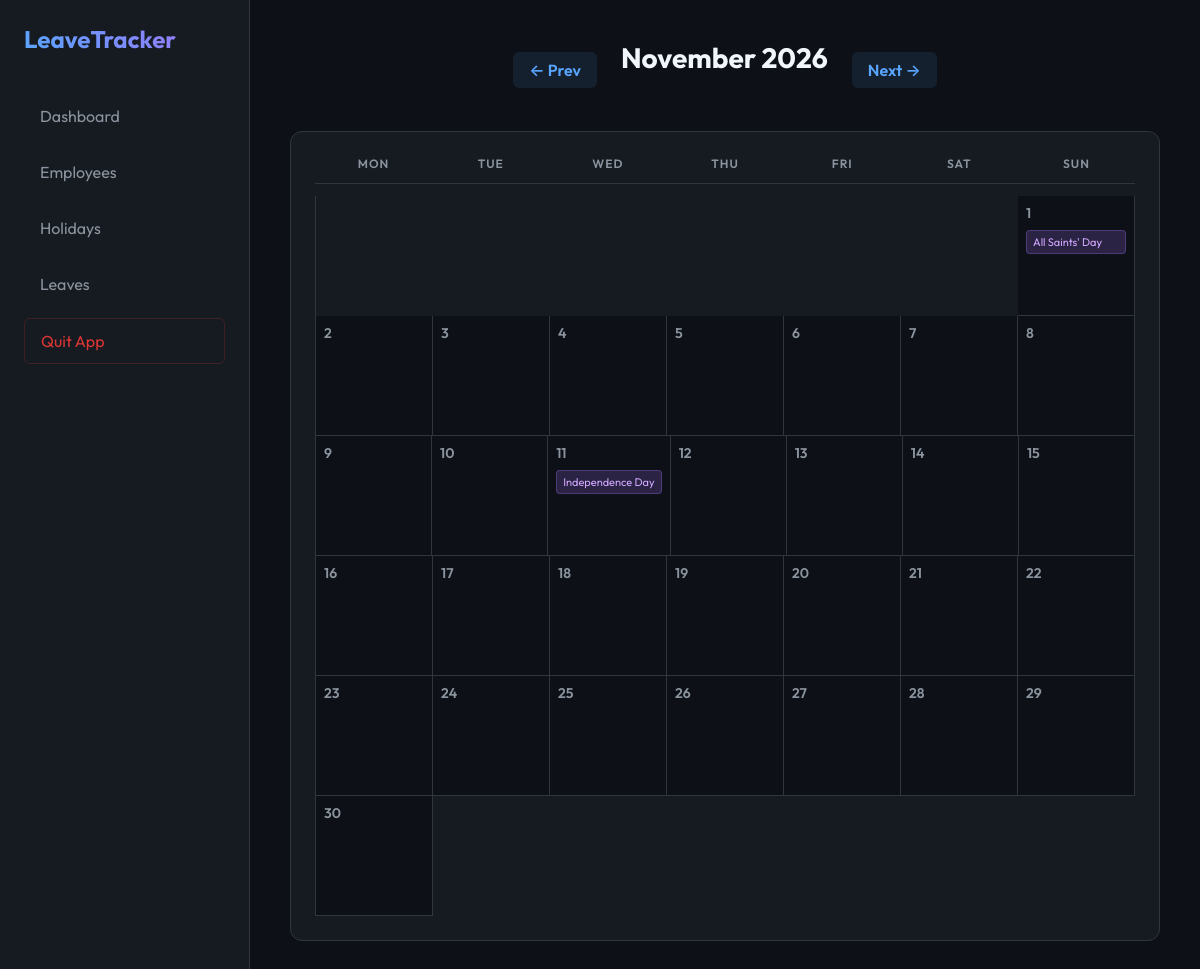
The page / on the database its author committed.
### tables this page shows
CREATE TABLE holidays (
            date TEXT PRIMARY KEY,
            name TEXT NOT NULL
        );

### webapp.py (the view)
@app.route('/')
def dashboard():
    today = datetime.now()
    year = int(request.args.get('year', today.year))
    month = int(request.args.get('month', today.month))
    import calendar
    _, last_day = calendar.monthrange(year, month)
    start_date = f"{year}-{month:02d}-01"
    end_date = f"{year}-{month:02d}-{last_day:02d}"
    events = tracker.get_monthly_data(start_date, end_date)
    cal = calendar.monthcalendar(year, month)
    calendar_data = []
    for week in cal:
        week_data = []
        for day in week:
            if day == 0:
                week_data.append(None)
            else:
                date_str = f"{year}-{month:02d}-{day:02d}"
                day_events = events.get(date_str)
                week_data.append({
                    'day': day,
                    'date': date_str,
                    'events': day_events
                })
        calendar_data.append(week_data)
    next_month = month + 1
    next_year = year
    if next_month > 12:
        next_month = 1
        next_year += 1
    prev_month = month - 1
    prev_year = year
    if prev_month < 1:
        prev_month = 12
        prev_year -= 1
    month_name = calendar.month_name[month]
    return render_template('dashboard.html',
                           calendar_data=calendar_data,
                           month_name=month_name,
                           year=year,
                           prev_month=prev_month, prev_year=prev_year,
                           next_month=next_month, next_year=next_year)

### db.py (called while the page is built)
def get_connection():
    conn = sqlite3.connect(DB_FILE)
    return conn

### templates/dashboard.html (shortened to what this page needs)
{% extends "layout.html" %}
{% block content %}
<div class="dashboard-header">
    <div class="calendar-nav">
        <a href="{{ url_for('dashboard', year=prev_year, month=prev_month) }}" class="nav-btn">&larr; Prev</a>
        <h2>{{ month_name }} {{ year }}</h2>
        <a href="{{ url_for('dashboard', year=next_year, month=next_month) }}" class="nav-btn">Next &rarr;</a>
    </div>
</div>
<div class="calendar-container">
    <div class="weekdays">
        <div>Mon</div>
        <div>Tue</div>
        <div>Wed</div>
        <div>Thu</div>
        <div>Fri</div>
        <div>Sat</div>
        <div>Sun</div>
    </div>
    {% for week in calendar_data %}
    <div class="week">
        {% for day_data in week %}
        {% if day_data %}
        {% set has_holiday = day_data.events and day_data.events.holiday %}
        {% set has_leaves = day_data.events and day_data.events.absentees|length > 0 %}
        <div class="day {% if has_holiday %}holiday{% elif has_leaves %}leave{% endif %}">
            <span class="day-num">{{ day_data.day }}</span>
            {% if has_holiday %}
            <div class="event-marker holiday-marker">{{ day_data.events.holiday }}</div>
            {% endif %}
        </div>
        {% else %}
        <div class="day empty"></div>
        {% endif %}
        {% endfor %}
    </div>
    {% endfor %}
</div>
{% endblock %}

### static/style.css (style rules this page uses)
:root { --bg-color: #0d1117; --card-bg: #161b22; --text-primary: #f0f6fc; --text-secondary: #8b949e; --accent: #58a6ff; --accent-hover: #1f6feb; --border: #30363d; --success: #238636; --danger: #da3633; --glass: rgba(22, 27, 34, 0.7); }
* { box-sizing: border-box; margin: 0; padding: 0; }
body { font-family: 'Outfit', -apple-system, BlinkMacSystemFont, "Segoe UI", Roboto, Helvetica, Arial, sans-serif; background-color: var(--bg-color); color: var(--text-primary); display: flex; min-height: 100vh; }
h2 { font-size: 28px; margin-bottom: 24px; }
.dashboard-header { display: flex; justify-content: center; align-items: center; margin-bottom: 32px; }
.calendar-nav { display: flex; align-items: center; gap: 24px; }
.nav-btn { text-decoration: none; color: var(--accent); background-color: rgba(88, 166, 255, 0.1); padding: 8px 16px; border-radius: 6px; font-weight: 600; transition: all 0.2s; }
.calendar-container { background-color: var(--card-bg); border: 1px solid var(--border); border-radius: 12px; padding: 24px; overflow: hidden; }
.weekdays { display: grid; grid-template-columns: repeat(7, 1fr); margin-bottom: 12px; border-bottom: 1px solid var(--border); padding-bottom: 12px; }
.weekdays div { text-align: center; font-weight: 600; color: var(--text-secondary); text-transform: uppercase; font-size: 12px; letter-spacing: 1px; }
.week { display: grid; grid-template-columns: repeat(7, 1fr); min-height: 120px; border-left: 1px solid var(--border); }
.day { border-right: 1px solid var(--border); border-bottom: 1px solid var(--border); padding: 8px; position: relative; background-color: var(--bg-color); transition: background-color 0.2s; }
.day.empty { background-color: transparent; border: none; }
.day-num { font-size: 14px; font-weight: 600; color: var(--text-secondary); margin-bottom: 8px; display: block; }
.event-marker { font-size: 11px; padding: 4px 6px; border-radius: 4px; margin-bottom: 4px; white-space: nowrap; overflow: hidden; text-overflow: ellipsis; cursor: help; }
.holiday-marker { background-color: rgba(163, 113, 247, 0.2); color: #d2a8ff; border: 1px solid rgba(163, 113, 247, 0.3); }

### rows shown on the page
holidays: events.holiday "All Saints' Day"
holidays: events.holiday "Independence Day"

### other values the page prints
{{ month_name }} "November"
{{ year }} "2026"
{{ day_data.day }} "1" "2" "3" "4" "5" "6" "7" "8" "9" "10" "11" "12" "13" "14" "15" "16" "17" "18" "19" "20" "21" "22" "23" "24" "25" "26" "27" "28" "29" "30"
